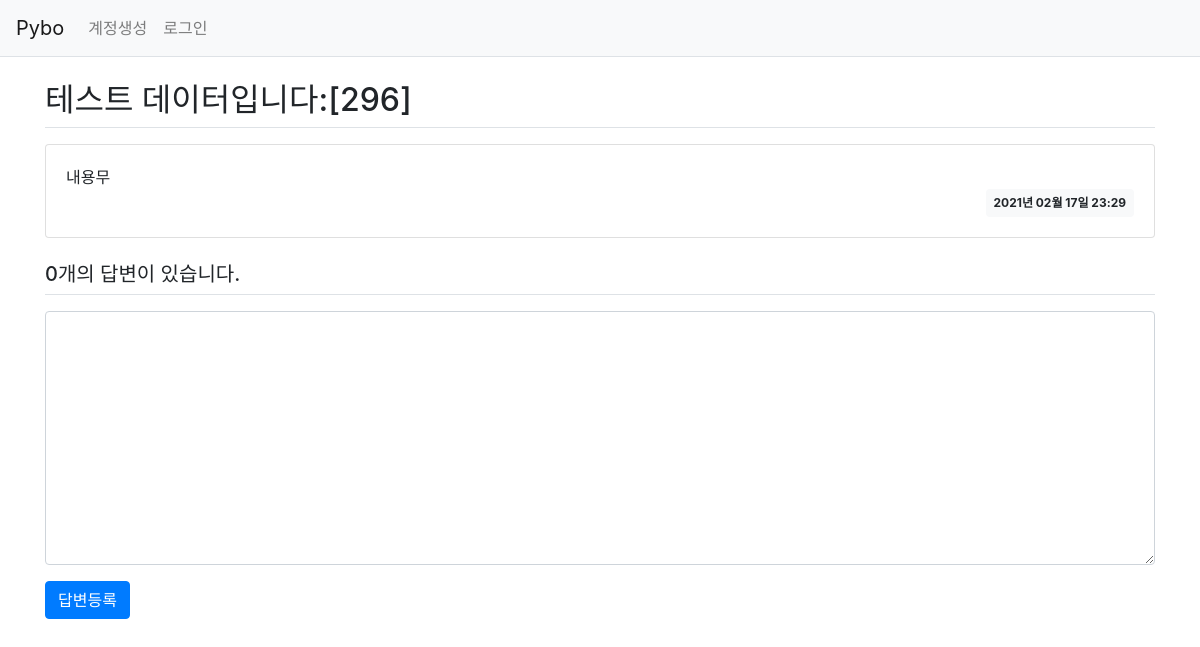
/question/detail/301/, run on an earlier commit of the app's database.
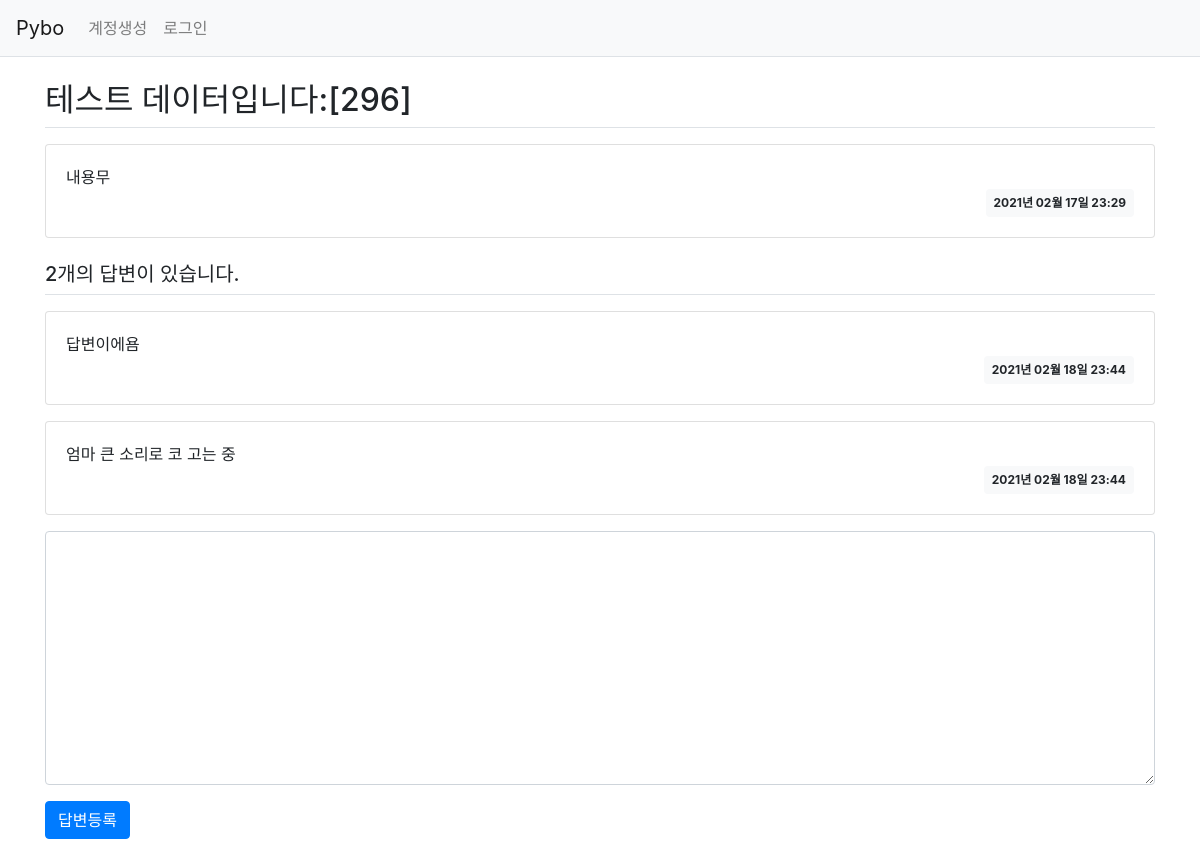
And on a later commit of the database.
### pybo/models.py (models this page shows)
class Question(db.Model):   # 모든 모델의 기본 클래스인 db.Model 상속받음.
    id = db.Column(db.Integer, primary_key=True)
    subject = db.Column(db.String(200), nullable=False)
    content = db.Column(db.Text(), nullable=False)
    create_date = db.Column(db.DateTime(), nullable=False)

class Answer(db.Model):
    id = db.Column(db.Integer, primary_key = True)
    question_id = db.Column(db.Integer, db.ForeignKey('question.id', ondelete='CASCADE'))
    question = db.relationship('Question', backref = db.backref('answer_set'))
    content = db.Column(db.Text(), nullable=False)
    create_date = db.Column(db.DateTime(), nullable=False)

### pybo/views/question_views.py (the view)
@bp.route('/detail/<int:question_id>/')
def detail(question_id):
    form = AnswerForm()
    question = Question.query.get_or_404(question_id)
    return render_template('question/question_detail.html', question=question, form=form)

### pybo/forms.py
class AnswerForm(FlaskForm):
    content = TextAreaField('내용', validators=[DataRequired('내용은 필수입력 항목입니다.')])

### pybo/filter.py (called while the page is built)
def format_datetime(value, fmt='%Y년 %m월 %d일 %H:%M'):
    return value.strftime(fmt)

### pybo/templates/question/question_detail.html (shortened to what this page needs)
{% extends 'base.html' %}
{% block content %}
<div class="container my-3">
    <h2 class="border-bottom py-2">{{ question.subject }}</h2>
    <div class="card my-3">
        <div class="card-body">
            <div class="card-text" style="white-space: pre-line;">{{ question.content }}</div>
            <div class="d-flex justify-content-end">
                <div class="badge badge-light p-2">
                    {{ question.create_date | datetime }}
                </div>
            </div>
        </div>
    </div>
    <h5 class="border-bottom my-3 py-2">{{ question.answer_set|length }}개의 답변이 있습니다.</h5>
    {% for answer in question.answer_set %}
    <div class="card my-3">
        <div class="card-body">
            <div class="card-text" style="white-space: pre-line;">{{ answer.content }}</div>
            <div class="d-flex justify-content-end">
                <div class="badge badge-light p-2">
                    {{ answer.create_date | datetime }}
                </div>
            </div>
        </div>
    </div>
    {% endfor %}
    <form action="{{ url_for('answer.create', question_id=question.id) }}" method="post" class="my-3">
        <div class="form-group">
            <textarea name="content" id="content" class="form-control" rows="10"></textarea>
        </div>
        <input type="submit" value="답변등록" class="btn btn-primary">
    </form>
</div>
{% endblock %}

### pybo/templates/base.html (shortened to what this page needs)
<!DOCTYPE html>
<html lang="en">
<head>
    <link rel="stylesheet" href="{{url_for('static', filename='bootstrap.min.css')}}">
    <link rel="stylesheet" href="{{url_for('static', filename='style.css')}}">
</head>
<body>
    {% include "navbar.html" %}
    {% block content %}
    {% endblock %}
</body>
</html>

### pybo/templates/navbar.html (shortened to what this page needs)
<nav class="navbar navbar-expand-lg navbar-light bg-light border-bottom">
    <a class="navbar-brand" href="{{ url_for('main.index') }}">Pybo</a>
    <div class="collapse navbar-collapse flex-grow-0" id="navbarNav">
        <ul class="navbar-nav">
            <li class="nav-item ">
                <a class="nav-link" href="#">계정생성</a>
            </li>
            <li class="nav-item ">
                <a class="nav-link" href="#">로그인</a>
            </li>
        </ul>
    </div>
</nav>

What changed in the data, as far as the page shows it:
added Answer: content "답변이에욤", create_date "2021년 02월 18일 23:44"
added Answer: content "엄마 큰 소리로 코 고는 중", create_date "2021년 02월 18일 23:44"
Also different on the page:
{{ question.answer_set|length }}: "0" → "2"
